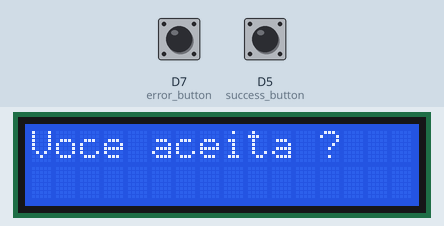
The program below on a simulated ESP8266 (NodeMCU). On the bench: 16×2 character LCD. Inputs (shaded band) come from the test bench; at power-on: D7 (error_button) HIGH, D5 (success_button) HIGH.

Above: at 1.2 s.
1.3 s: D7 (error_button) pulled LOW for 0.15 s
At 1.7 s:
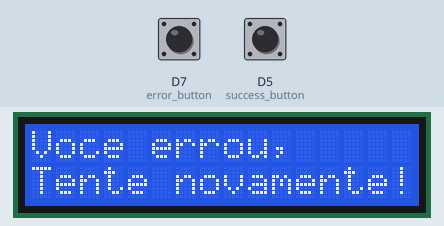
4.4 s: D5 (success_button) pulled LOW for 0.15 s
At 5.3 s:
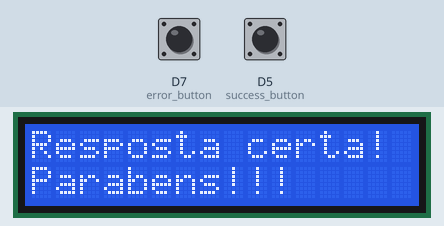
Timing chart, 0 to 7.4 s (numbered marks = the images above; inputs shaded):
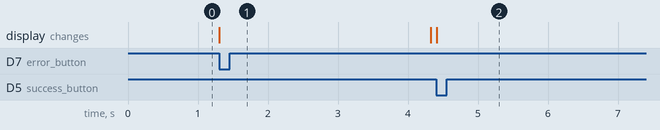

The program:

main.cpp
```cpp
#include <Arduino.h>
#include <LiquidCrystal.h>
#include "melody/zelda_melody.h"
// Definindo as frequências das notas

// const

const auto state_question = 0;
const auto state_success = 1;
const auto state_error = 2;

auto state = state_question;

const auto success_button = D5, error_button = D7;

const char *message_question[] = {"Voce aceita ?", ""};
const char *message_success[] = {"Resposta certa!", "Parabens!!!"};
const char *message_error[] = {"Voce errou,", "Tente novamente!"};

auto count_question = 0;

const int fps = 60;
const int delayFps = 1000 / fps;

const int rs = D8, en = D6, d4 = D3, d5 = D2, d6 = D1, d7 = D0;

LiquidCrystal lcd(rs, en, d4, d5, d6, d7);

void question();
void error();
void success();

void (*state_array[3])() = {question, success, error};

void print_message_tx(const char *message[]);
void set_up_state();

const auto arr_size = 10;

void setup()
{

  void set_up_state();

  lcd.begin(16, 2);
  print_message_tx(message_question);
}

void loop()
{
  delay(delayFps);

  state_array[state]();
}

void set_up_state()
{
  pinMode(success_button, INPUT_PULLUP);
  pinMode(error_button, INPUT_PULLUP);
}

bool countTime(int *count, int max)
{
  *count += delayFps;
  if (*count >= max)
  {
    *count = 0;
    return true;
  }
  return false;
}

bool one_error = true;

void question()
{
  const auto s_button = digitalRead(success_button);
  const auto e_button = digitalRead(error_button);

  if (s_button == LOW)
  {
    print_message_tx(message_success);
    state = state_success;
    return;
  }
  if (e_button == LOW && one_error)
  {
    one_error = false;
    print_message_tx(message_error);
    state = state_error;
    return;
  }
  return;
}

auto count_success = 0;

void success()
{
}

auto count_error = 0;

void error()
{
  if (countTime(&count_error, 3000))
  {
    print_message_tx(message_question);
    state = state_question;
  }
}

void print_message_tx(const char *message[])
{
  lcd.clear();
  int lines = 2;
  for (auto line = 0; line < lines; line++)
  {
    lcd.setCursor(0, line);
    lcd.print(message[line]);
  }
}
```

notes.h
```cpp
#define NOTE_B0 31
#define NOTE_C1 33
#define NOTE_CS1 35
#define NOTE_D1 37
#define NOTE_DS1 39
#define NOTE_E1 41
#define NOTE_F1 44
#define NOTE_FS1 46
#define NOTE_G1 49
#define NOTE_GS1 52
#define NOTE_A1 55
#define NOTE_AS1 58
#define NOTE_B1 62
#define NOTE_C2 65
#define NOTE_CS2 69
#define NOTE_D2 73
#define NOTE_DS2 78
#define NOTE_E2 82
#define NOTE_F2 87
#define NOTE_FS2 93
#define NOTE_G2 98
#define NOTE_GS2 104
#define NOTE_A2 110
#define NOTE_AS2 117
#define NOTE_B2 123
#define NOTE_C3 131
#define NOTE_CS3 139
#define NOTE_D3 147
#define NOTE_DS3 156
#define NOTE_E3 165
#define NOTE_F3 175
#define NOTE_FS3 185
#define NOTE_G3 196
#define NOTE_GS3 208
#define NOTE_A3 220
#define NOTE_AS3 233
#define NOTE_B3 247
#define NOTE_C4 262
#define NOTE_CS4 277
#define NOTE_D4 294
#define NOTE_DS4 311
#define NOTE_E4 330
#define NOTE_F4 349
#define NOTE_FS4 370
#define NOTE_G4 392
#define NOTE_GS4 415
#define NOTE_A4 440
#define NOTE_AS4 466
#define NOTE_B4 494
#define NOTE_C5 523
#define NOTE_CS5 554
#define NOTE_D5 587
#define NOTE_DS5 622
#define NOTE_E5 659
#define NOTE_F5 698
#define NOTE_FS5 740
#define NOTE_G5 784
#define NOTE_GS5 831
#define NOTE_A5 880
#define NOTE_AS5 932
#define NOTE_B5 988
#define NOTE_C6 1047
#define NOTE_CS6 1109
#define NOTE_D6 1175
#define NOTE_DS6 1245
#define NOTE_E6 1319
#define NOTE_F6 1397
#define NOTE_FS6 1480
#define NOTE_G6 1568
#define NOTE_GS6 1661
#define NOTE_A6 1760
#define NOTE_AS6 1865
#define NOTE_B6 1976
#define NOTE_C7 2093
#define NOTE_CS7 2217
#define NOTE_D7 2349
#define NOTE_DS7 2489
#define NOTE_E7 2637
#define NOTE_F7 2794
#define NOTE_FS7 2960
#define NOTE_G7 3136
#define NOTE_GS7 3322
#define NOTE_A7 3520
#define NOTE_AS7 3729
#define NOTE_B7 3951
#define NOTE_C8 4186
#define NOTE_CS8 4435
#define NOTE_D8 4699
#define NOTE_DS8 4978
#define REST 0
```

zelda_melody.h
```cpp
#include "notes.h"

int melody[] = {

    // Based on the arrangement at https://www.flutetunes.com/tunes.php?id=169

    NOTE_AS4,
    NOTE_F4,
    NOTE_F4,
    NOTE_AS4, // 1
    NOTE_GS4,
    NOTE_FS4,
    NOTE_GS4,
    NOTE_AS4,
    NOTE_FS4,
    NOTE_FS4,
    NOTE_AS4,
    NOTE_A4,
    NOTE_G4,
    NOTE_A4,
    REST,

    NOTE_AS4,
    NOTE_F4,
    NOTE_AS4,
    NOTE_AS4,
    NOTE_C5,
    NOTE_D5,
    NOTE_DS5, // 7
    NOTE_F5,
    NOTE_F5,
    NOTE_F5,
    NOTE_F5,
    NOTE_FS5,
    NOTE_GS5,
    NOTE_AS5,
    NOTE_AS5,
    NOTE_AS5,
    NOTE_GS5,
    NOTE_FS5,
    NOTE_GS5,
    NOTE_FS5,
    NOTE_F5,
    NOTE_F5,

    NOTE_DS5,
    NOTE_F5,
    NOTE_FS5,
    NOTE_F5,
    NOTE_DS5, // 11
    NOTE_CS5,
    NOTE_DS5,
    NOTE_F5,
    NOTE_DS5,
    NOTE_CS5,
    NOTE_C5,
    NOTE_D5,
    NOTE_E5,
    NOTE_G5,
    NOTE_F5,
    NOTE_F4,
    NOTE_F4,
    NOTE_F4,
    NOTE_F4,
    NOTE_F4,
    NOTE_F4,
    NOTE_F4,
    NOTE_F4,
    NOTE_F4,
    NOTE_F4,

    NOTE_AS4,
    NOTE_F4,
    NOTE_AS4,
    NOTE_AS4,
    NOTE_C5,
    NOTE_D5,
    NOTE_DS5, // 15
    NOTE_F5,
    NOTE_F5,
    NOTE_F5,
    NOTE_F5,
    NOTE_FS5,
    NOTE_GS5,
    NOTE_AS5,
    NOTE_CS6,
    NOTE_C6,
    NOTE_A5,
    NOTE_F5,
    NOTE_FS5,
    NOTE_AS5,
    NOTE_A5,
    NOTE_F5,
    NOTE_F5,

    NOTE_FS5,
    NOTE_AS5,
    NOTE_A5,
    NOTE_F5,
    NOTE_D5,
    NOTE_DS5,
    NOTE_FS5,
    NOTE_F5,
    NOTE_CS5,
    NOTE_AS4,
    NOTE_C5,
    NOTE_D5,
    NOTE_E5,
    NOTE_G5,
    NOTE_F5,
    NOTE_F4,
    NOTE_F4,
    NOTE_F4,
    NOTE_F4,
    NOTE_F4,
    NOTE_F4,
    NOTE_F4,
    NOTE_F4,
    NOTE_F4,
    NOTE_F4

};

// Duração de cada nota (em milissegundos)
int noteDurations[] = {
    (int)(1.5 * 2), 8, 8, 8, // 1
    16, 16, (int)(1.5 * 2),
    (int)(1.5 * 2), 8, 8, 8,
    16, 16, (int)(1.5 * 2),
    1, 4, (int)(1.5 * 4), 8, 16, 16, 16, 16, // 7
    2, 8, 8, 8, 16, 16,
    (int)(1.5 * 2), 8, 8, 8, 16,
    (int)(1.5 * 8), 16, 2, 4,

    (int)(1.5 * 8), 16, 2, 8, 8, // 11
    (int)(1.5 * 8), 16, 2, 8, 8,
    (int)(1.5 * 8), 16, 2, 8,
    16, 16, 16, 16, 16, 16, 16, 16, 8, 16, 8,

    4, (int)(1.5 * 4), 8, 16, 16, 16, 16, // 15
    2, 8, 8, 8, 16, 16,
    (int)(1.5 * 2), 4,
    4, 2, 4,
    (int)(1.5 * 2), 4,
    4, 2, 4,

    (int)(1.5 * 2), 4,
    4, 2, 4,
    (int)(1.5 * 2), 4,
    4, 2, 4,
    (int)(1.5 * 8), 16, 2, 8,
    16, 16, 16, 16, 16, 16, 16, 16, 8, 16, 8};

const int noteSize = sizeof(melody) / sizeof(melody[0]);
const int tempo = 88;
const int wholeNote = (60000 * 4) / tempo;
```

Measured:
- after the input at 1.3 s, the display: changes at once (image 1)
- after the input at 4.4 s, the display: changes at once (image 2)
